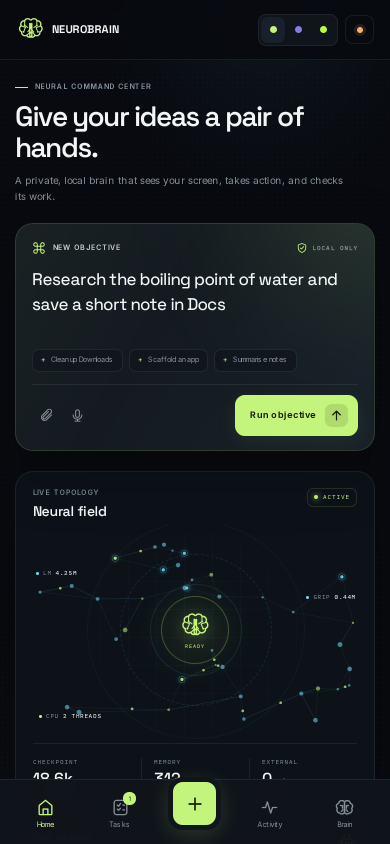
#> input picture ui/screenshots/02-pulse-mobile.png, 780 x 1688 px, given in place of icon-192.png, which was not available (shown at 1/2 size)
$ python make_contact_sheet.py
#> lines starting #> are read from the running program, lines starting #| are printed output that depends on the picture; pictures that were not available may be replaced by others from this repository, and a replacement may not be noted
#!/usr/bin/env python3
"""Build the Atelier release contact sheet from deterministic browser captures."""
from pathlib import Path
from PIL import Image, ImageDraw, ImageFont, ImageOps

ROOT = Path(__file__).resolve().parent.parent
SHOTS = ROOT / "screenshots"
FONT_PATH = ROOT / "assets" / "fonts" / "Geist-Variable.ttf"
W, H = 1920, 1010
im = Image.new("RGB", (W, H), "#f4f3f1")
d = ImageDraw.Draw(im)


def font(size, weight=400):
    face = ImageFont.truetype(str(FONT_PATH), size)
    try:
        face.set_variation_by_axes([weight])
    except (AttributeError, OSError, ValueError):
        pass
    return face


def text(x, y, value, size, fill="#20211f", weight=400, anchor=None):
    d.text((x, y), value, font=font(size, weight), fill=fill, anchor=anchor)


def rounded_paste(source, box, radius=6):
    source = ImageOps.fit(source.convert("RGB"), (box[2], box[3]), Image.Resampling.LANCZOS)
    mask = Image.new("L", source.size, 0)
    md = ImageDraw.Draw(mask)
    md.rounded_rectangle((0, 0, source.width - 1, source.height - 1), radius=radius, fill=255)
    im.paste(source, (box[0], box[1]), mask)


logo = Image.open(ROOT / "assets" / "icons" / "icon-192.png").convert("RGBA").resize((46, 46), Image.Resampling.LANCZOS)
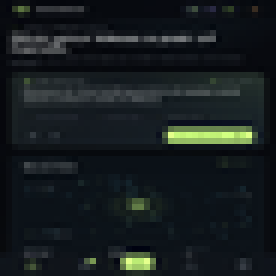
#> logo: PIL image 46x46 RGBA (shown 6 times larger); mean R, G, B, A 22.6, 28.9, 31, 255
im.paste(logo, (56, 40), logo)
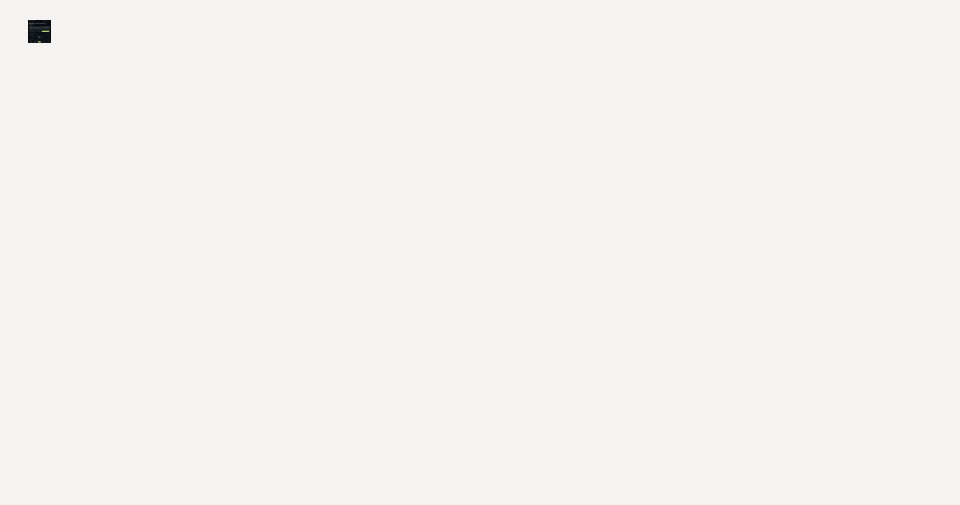
#> im: PIL image 1920x1010 RGB (shown at 1/2 size); mean R, G, B 243.8, 242.8, 240.8
text(118, 37, "Neurobrain Atelier", 34, weight=600)
text(119, 83, "Four palettes. One responsive local workspace.", 17, "#62645f")
text(1864, 48, "DESIGN RELEASE 2.0.0", 14, "#20211f", 550, "ra")
text(1864, 78, "23 OCTOBER 2026", 13, "#62645f", 400, "ra")
d.line((56, 126, 1864, 126), fill="#d9d6d1", width=1)

panels = [
    {"name":"Linen", "description":"Stone and forest", "desktop":"01-linen-desktop.png", "mobile":"02-linen-mobile.png", "ground":"#f4f3f1", "ink":"#20211f", "accent":"#2f6f59", "border":"#dfdcd7"},
    {"name":"Mist", "description":"Blue-grey and cobalt", "desktop":"03-mist-desktop.png", "mobile":"04-mist-mobile.png", "ground":"#f2f4f7", "ink":"#182028", "accent":"#1d5fbf", "border":"#dce2e9"},
    {"name":"Rose", "description":"Neutral rose and raspberry", "desktop":"05-rose-desktop.png", "mobile":"06-rose-mobile.png", "ground":"#f6f3f4", "ink":"#282126", "accent":"#9c3f62", "border":"#e2d9de"},
    {"name":"Ink", "description":"Neutral dark and sage", "desktop":"07-ink-desktop.png", "mobile":"08-ink-mobile.png", "ground":"#101111", "ink":"#f5f5f2", "accent":"#8fb8a2", "border":"#303232"},
]

for index, panel in enumerate(panels):
    x, y, pw, ph = 56 + index * 456, 158, 440, 716
    d.rounded_rectangle((x, y, x + pw, y + ph), radius=10, fill="#ffffff", outline=panel["border"], width=1)
    d.rounded_rectangle((x, y, x + pw, y + 4), radius=2, fill=panel["accent"])
    text(x + 20, y + 25, panel["name"], 24, weight=600)
    text(x + 20, y + 61, panel["description"], 14, "#62645f")
    for swatch, colour in enumerate((panel["ground"], panel["ink"], panel["accent"])):
        sx = x + pw - 100 + swatch * 27
        d.rectangle((sx, y + 31, sx + 20, y + 51), fill=colour, outline=panel["border"])

    dx, dy, dw, dh = x + 18, y + 100, 404, 253
    rounded_paste(Image.open(SHOTS / panel["desktop"]), (dx, dy, dw, dh))
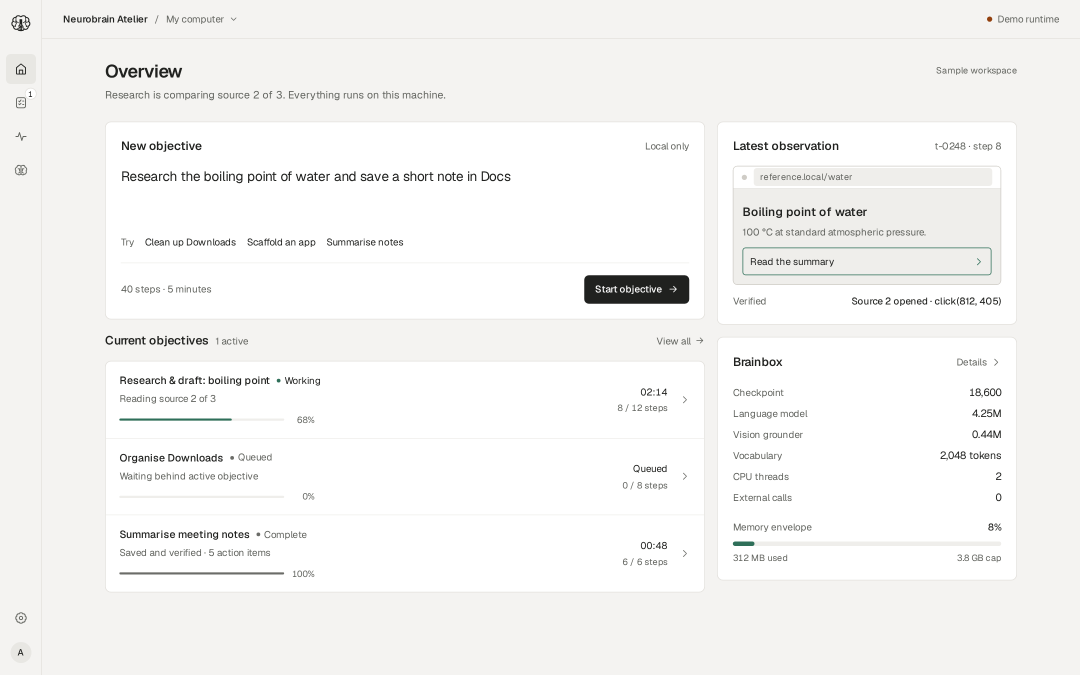
#> input picture ui/screenshots/01-linen-desktop.png, 2160 x 1350 px (shown at 1/2 size)
#> in rounded_paste, `source = ImageOps.fit(source.convert("RGB"), (box[2], box[3]), Image.R..`:
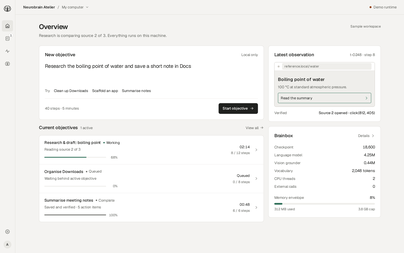
#> source: PIL image 404x253 RGB; mean R, G, B 244.8, 244.4, 243.2
#> in rounded_paste, `mask = Image.new("L", source.size, 0)`: mask: PIL image 404x253 L; every value is 0
    d.rounded_rectangle((dx, dy, dx + dw, dy + dh), radius=6, outline=panel["border"], width=1)

    mx, my, mw, mh = x + 318, y + 205, 104, 225
    d.rounded_rectangle((mx - 3, my - 3, mx + mw + 3, my + mh + 3), radius=12, fill=panel["ink"])
    rounded_paste(Image.open(SHOTS / panel["mobile"]), (mx, my, mw, mh), 9)
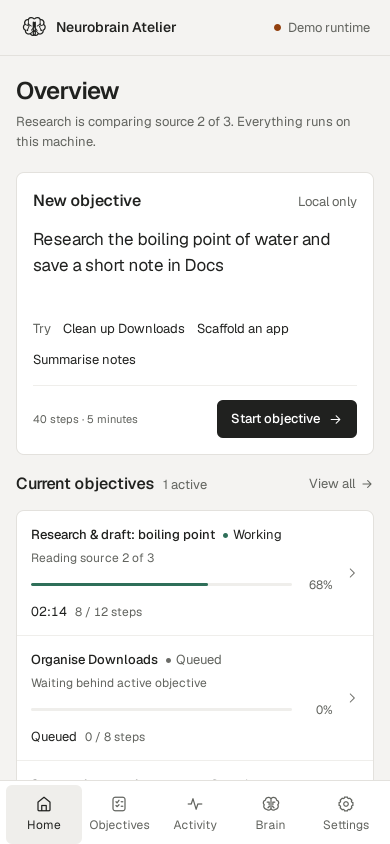
#> input picture ui/screenshots/02-linen-mobile.png, 780 x 1688 px (shown at 1/2 size)
#> call 2 of rounded_paste, with box = (374, 363, 104, 225), radius = 9
#> in rounded_paste (call 2), `source = ImageOps.fit(source.convert("RGB"), (box[2], box[3]), Image.R..`:
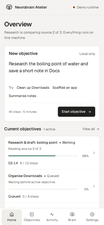
#> source: PIL image 104x225 RGB; mean R, G, B 240.6, 240.4, 239.5
#> in rounded_paste (call 2), `mask = Image.new("L", source.size, 0)`: mask: PIL image 104x225 L; every value is 0

    text(x + 20, y + 450, "Palette values", 13, "#62645f", 550)
    rows = (("Ground", panel["ground"]), ("Text", panel["ink"]), ("Data accent", panel["accent"]))
    for row, (label, colour) in enumerate(rows):
        ry = y + 480 + row * 34
        d.rounded_rectangle((x + 20, ry + 2, x + 36, ry + 18), radius=3, fill=colour, outline=panel["border"])
        text(x + 48, ry, label, 14)
        text(x + pw - 20, ry, colour, 14, "#62645f", 400, "ra")

    d.line((x + 20, y + 580, x + pw - 20, y + 580), fill=panel["border"], width=1)
    text(x + 20, y + 602, "Switch in Settings → Colour theme", 15, weight=550)
    text(x + 20, y + 632, "The choice persists on this device.", 14, "#62645f")
    text(x + 20, y + 676, "DESKTOP 1440 × 900   /   MOBILE 390 × 844", 11, "#62645f", 550)
#> pass 2 of the loop `for index, panel in enumerate(panels):`:
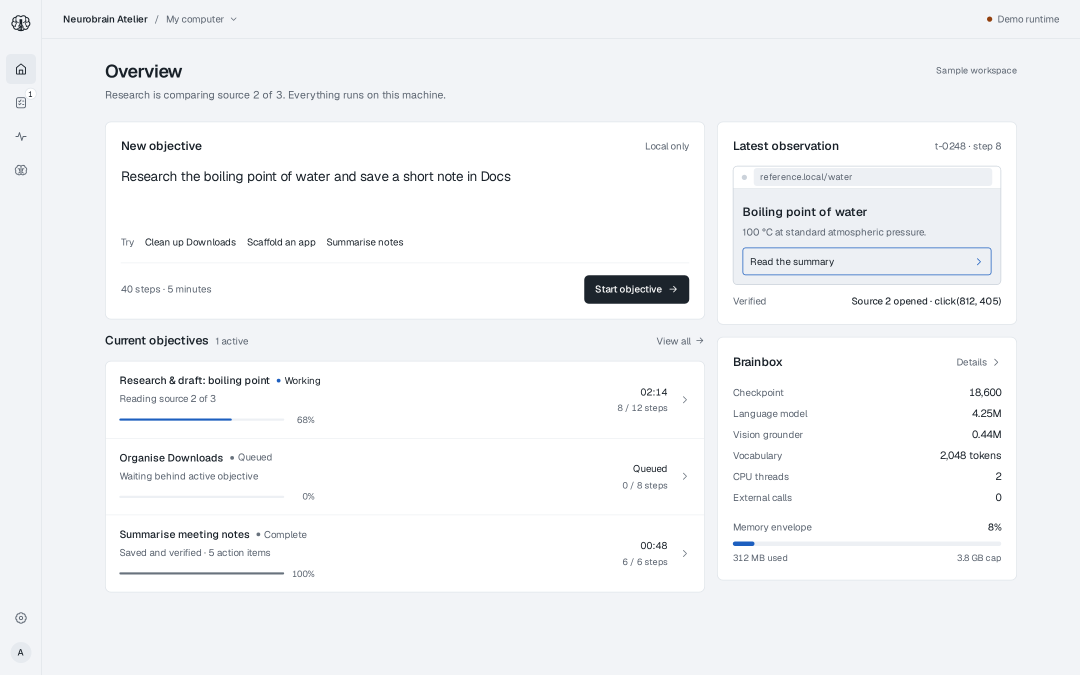
#> input picture ui/screenshots/03-mist-desktop.png, 2160 x 1350 px (shown at 1/2 size)
#> source: PIL image 404x253 RGB
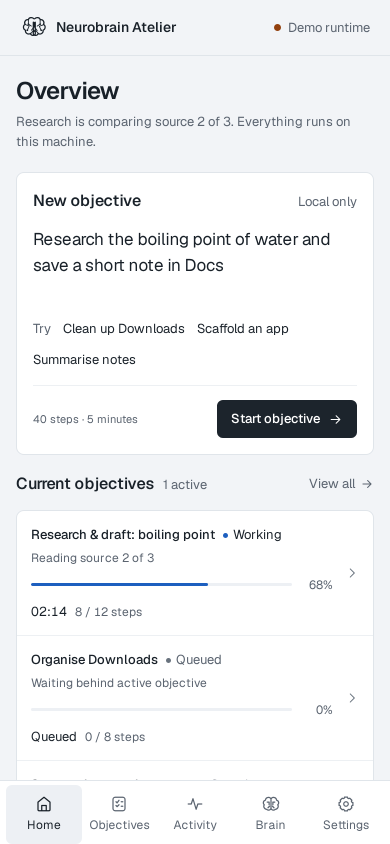
#> input picture ui/screenshots/04-mist-mobile.png, 780 x 1688 px (shown at 1/2 size)
#> in rounded_paste (call 4), `source = ImageOps.fit(source.convert("RGB"), (box[2], box[3]), Image.R..`:
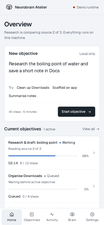
#> source: PIL image 104x225 RGB; mean R, G, B 239.6, 240.9, 242.5
#> pass 3 of the loop `for index, panel in enumerate(panels):`:
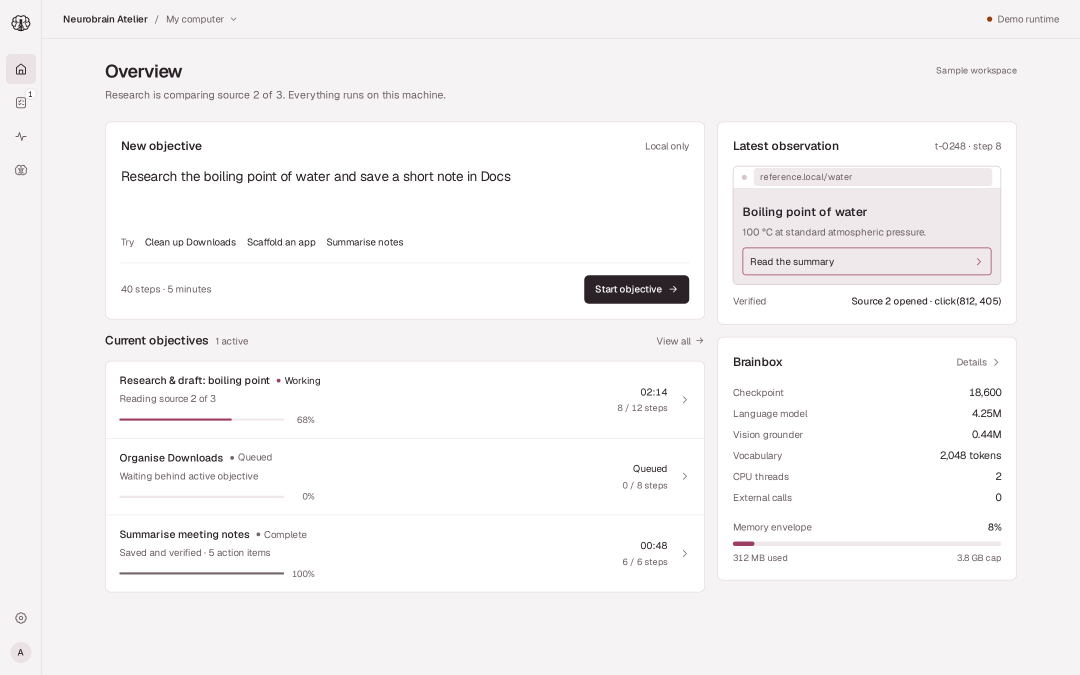
#> input picture ui/screenshots/05-rose-desktop.png, 2160 x 1350 px (shown at 1/2 size)
#> source: PIL image 404x253 RGB
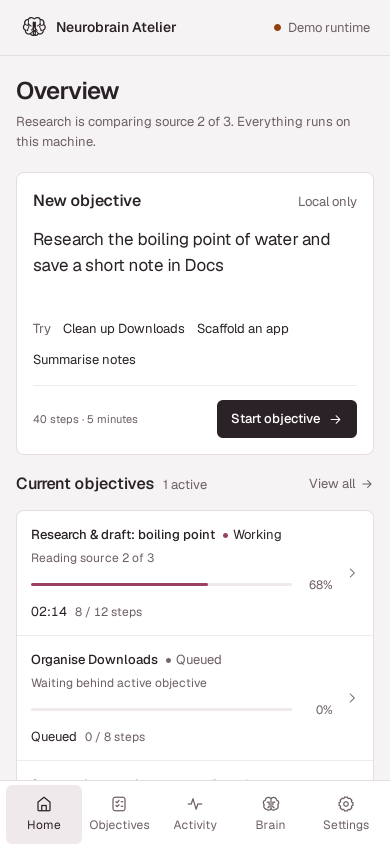
#> input picture ui/screenshots/06-rose-mobile.png, 780 x 1688 px (shown at 1/2 size)
#> in rounded_paste (call 6), `source = ImageOps.fit(source.convert("RGB"), (box[2], box[3]), Image.R..`:
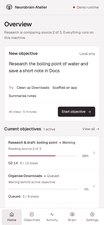
#> source: PIL image 104x225 RGB; mean R, G, B 241.9, 240.2, 240.9
#> the loop made 4 passes; the first 3 are shown


d.line((56, 916, 1864, 916), fill="#d9d6d1", width=1)
facts = [
    (56, "12 HIGH-RESOLUTION CAPTURES"),
    (475, "99 BROWSER CHECKS"),
    (845, "ZERO EXTERNAL RUNTIME ASSETS"),
    (1310, "PWA + BRAINBOX ADAPTER"),
]
for x, label in facts:
    d.ellipse((x, 956, x + 7, 963), fill="#2f6f59")
    text(x + 19, 950, label, 13, "#62645f", 550)

output = SHOTS / "00-design-overview.jpg"
im.save(output, quality=94, subsampling=0, optimize=True)
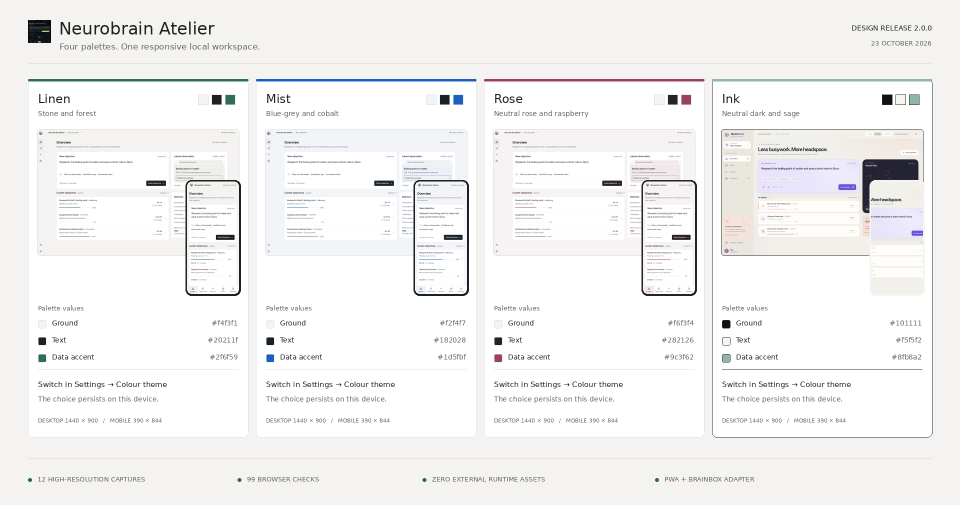
#> saved as 00-design-overview.jpg: PIL image 1920x1010 RGB (shown at 1/2 size); mean R, G, B 242.8, 242.4, 241.9
print(output)
